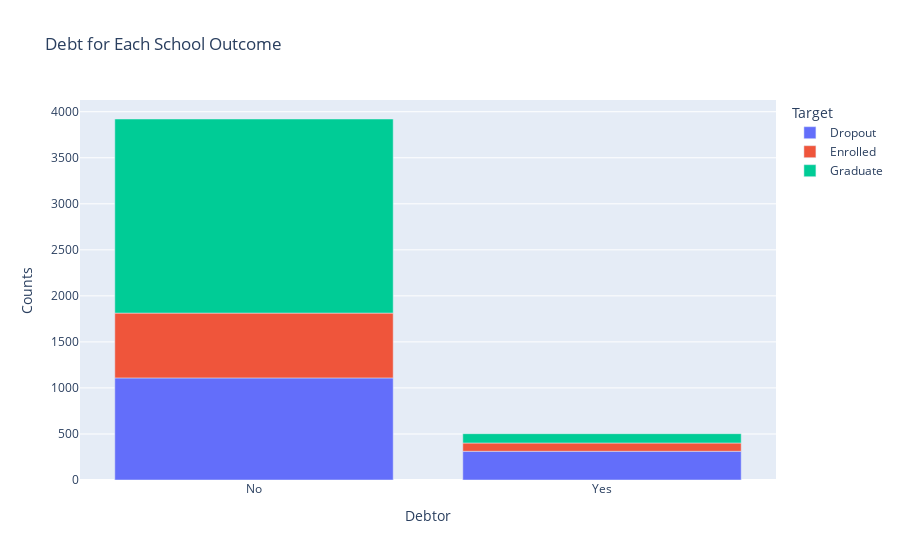

Here is the notebook cell this chart was saved with:
### Code cell
#Debt status for each target outcome
#Chart 4
debt = px.bar(debt5, labels={'x':"Target", 'value': 'Counts'}, title="Debt for Each School Outcome", color_continuous_scale='bluered')
debt.show()
plt.savefig('stackedbar30.png')

### Figure 1 — Plotly figure (JSON) as saved in the notebook; plotly's stock layout.template omitted (floating-point values rounded to 4 significant figures)
{"data": [{"alignmentgroup": "True", "hovertemplate": "Target=Dropout<br>Debtor=%{x}<br>Counts=%{y}<extra></extra>", "legendgroup": "Dropout", "marker": {"color": "#636efa", "pattern": {"shape": ""}}, "name": "Dropout", "offsetgroup": "Dropout", "orientation": "v", "showlegend": true, "textposition": "auto", "type": "bar", "x": ["No", "Yes"], "xaxis": "x", "y": [1109, 312], "yaxis": "y"}, {"alignmentgroup": "True", "hovertemplate": "Target=Enrolled<br>Debtor=%{x}<br>Counts=%{y}<extra></extra>", "legendgroup": "Enrolled", "marker": {"color": "#EF553B", "pattern": {"shape": ""}}, "name": "Enrolled", "offsetgroup": "Enrolled", "orientation": "v", "showlegend": true, "textposition": "auto", "type": "bar", "x": ["No", "Yes"], "xaxis": "x", "y": [704, 90], "yaxis": "y"}, {"alignmentgroup": "True", "hovertemplate": "Target=Graduate<br>Debtor=%{x}<br>Counts=%{y}<extra></extra>", "legendgroup": "Graduate", "marker": {"color": "#00cc96", "pattern": {"shape": ""}}, "name": "Graduate", "offsetgroup": "Graduate", "orientation": "v", "showlegend": true, "textposition": "auto", "type": "bar", "x": ["No", "Yes"], "xaxis": "x", "y": [2108, 101], "yaxis": "y"}], "layout": {"barmode": "relative", "legend": {"title": {"text": "Target"}, "tracegroupgap": 0}, "title": {"text": "Debt for Each School Outcome"}, "xaxis": {"anchor": "y", "domain": [0, 1], "title": {"text": "Debtor"}}, "yaxis": {"anchor": "x", "domain": [0, 1], "title": {"text": "Counts"}}}}
